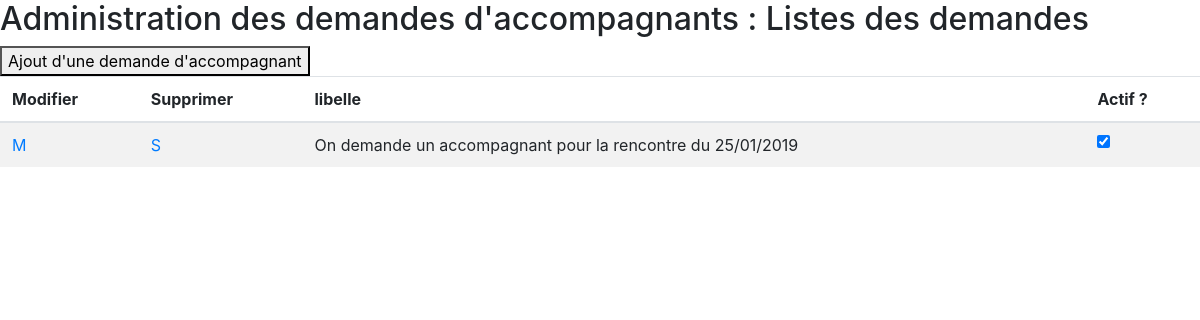
Page /src/body/dda-liste.php on the earlier database version.
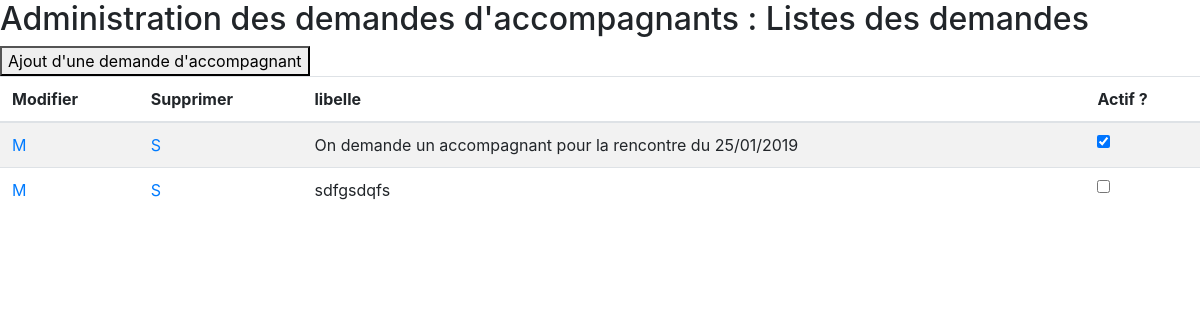
Same page on the later database version.
### tables this page shows
CREATE TABLE `dde_accompagnant` (
  `dda_id` int(11) NOT NULL,
  `dda_lib` text NOT NULL,
  `dda_actif` int(1) NOT NULL DEFAULT '0',
  `dda_created_at` datetime NOT NULL,
  `dda_updated_at` datetime DEFAULT NULL,
  `dda_deleted_at` datetime DEFAULT NULL
);

### src/class/DDABase.php (called while the page is built, shortened)
<?php
class DdaBase
{
    public function getDdaActifs($db){
        $sql_dda = "SELECT * FROM `dde_accompagnant` WHERE dda_deleted_at is null ";
        $rs_dda = $db->query($sql_dda);
        return $rs_dda;
    }
}

### src/body/dda-liste.php (the view, shortened to what this page needs)
<?php
require_once '../class/DDABase.php';
$o_pdo = new Database();
$o_conn = $o_pdo->makeConnect();
$o_dda = new DdaBase();
$dda = $o_dda->getDdaActifs($o_conn);
$dd = $dda->fetchall();
?>
    <link rel="stylesheet" href="https://stackpath.bootstrapcdn.com/bootstrap/4.4.1/css/bootstrap.min.css">
    <h2>Administration des demandes d'accompagnants : Listes des demandes</h2>
    <a href="dda-details.php?mode=ajout">
        <button type="submit">Ajout d'une demande d'accompagnant</button>
    </a>
    <table class="table table-striped">
        <thead>
        <tr>
            <th>Modifier</th>
            <th>Supprimer</th>
            <th>libelle</th>
            <th>Actif ?</th>
        </tr>
        </thead>
        <tbody>
        <?php foreach ($dd as $d){ ?>
            <tr>
                <td><a href="dda-details.php?mode=modif&id_dda=<?php echo $d['dda_id']?>">M</a></td>
                <td><a href="../traitements/dda-suppression.php?&id_dda=<?php echo $d['dda_id']?>">S</td>
                <td><?php echo $d["dda_lib"] ?></td>
                <td><input type="checkbox" <?php if ($d["dda_actif"] == "1") echo "checked"?> ></td>
            </tr>
        <?php } ?>
        </tbody>
    </table>

Differences in the rows shown:
added dde_accompagnant: dda_lib "sdfgsdqfs"
